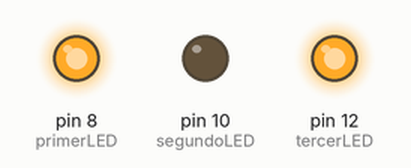
This sketch was run on a simulated Arduino Uno, built with avr-gcc and run on an emulated ATmega328P. Shown: output pins drawn as LEDs (lit = HIGH).

Above: at 0.5 s.
At 3.5 s:
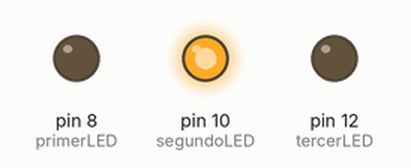
Timing chart, 0 to 4.6 s (numbered marks = the images above):
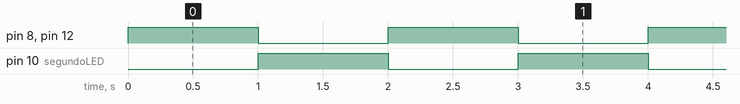

The sketch:

LEDThreeBlinkingVer2.ino
```cpp
/*
Programa de parpadear LEDS externos para 3
 */

int primerLED = 8;
int segundoLED = 10;
int tercerLED = 12;

void setup(){
  pinMode(primerLED, OUTPUT);
  pinMode(segundoLED, OUTPUT);
  pinMode(tercerLED, OUTPUT);
}

void loop(){
  digitalWrite(primerLED, HIGH);

  digitalWrite(segundoLED, LOW);

  digitalWrite(tercerLED, HIGH);
  delay(1000);

  digitalWrite(primerLED, LOW);

  digitalWrite(segundoLED, HIGH);

  digitalWrite(tercerLED, LOW);
  delay(1000);
}
```

Measured:
- by itself, pin 8 (primerLED), pin 10 (segundoLED), pin 12 (tercerLED): alternates HIGH for 1.0 s and LOW for 1.0 s
